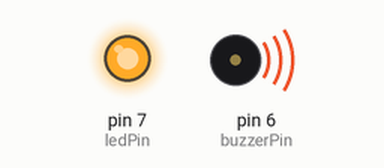
A sketch run on a simulated Arduino Uno, built with avr-gcc and run on an emulated ATmega328P. On the bench: output pins drawn as LEDs (lit = HIGH), buzzer (waves = sounding).

Above: at 0.15 s.
At 13.1 s:
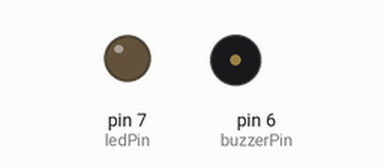
Timing chart, 0 to 15.9 s (numbered marks = the images above):
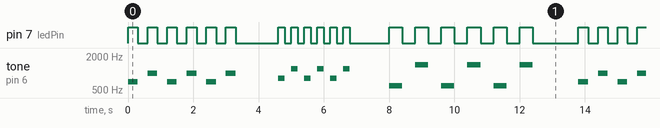

The sketch:

3_Buzzer_ve_LED.ino
```cpp
const int buzzerPin = 6;
const int ledPin = 7;

void setup() {
  pinMode(ledPin, OUTPUT);
}

void loop() {

  // 1. Siren Kombinasyonu
  for (int i = 0; i < 3; i++) {
    digitalWrite(ledPin, HIGH);
    tone(buzzerPin, 700);
    delay(300);

    digitalWrite(ledPin, LOW);
    noTone(buzzerPin);
    delay(300);

    digitalWrite(ledPin, HIGH);
    tone(buzzerPin, 1000);
    delay(300);

    digitalWrite(ledPin, LOW);
    noTone(buzzerPin);
    delay(300);
  }

  delay(1000);

  // 2. Siren Kombinasyonu
  for (int i = 0; i < 3; i++) {
    digitalWrite(ledPin, HIGH);
    tone(buzzerPin, 800);
    delay(200);

    digitalWrite(ledPin, LOW);
    noTone(buzzerPin);
    delay(200);

    digitalWrite(ledPin, HIGH);
    tone(buzzerPin, 1200);
    delay(200);

    digitalWrite(ledPin, LOW);
    noTone(buzzerPin);
    delay(200);
  }

  delay(1000);

  // 3. Siren Kombinasyonu
  for (int i = 0; i < 3; i++) {
    digitalWrite(ledPin, HIGH);
    tone(buzzerPin, 600);
    delay(400);

    digitalWrite(ledPin, LOW);
    noTone(buzzerPin);
    delay(400);

    digitalWrite(ledPin, HIGH);
    tone(buzzerPin, 1400);
    delay(400);

    digitalWrite(ledPin, LOW);
    noTone(buzzerPin);
    delay(400);
  }

  delay(1000);
}
```

Measured:
- by itself, pin 7 (ledPin): moves between LOW and HIGH, repeating every 13.8 s
- by itself, tone on pin 6 (buzzerPin): plays 700 Hz for 0.30 s, 1000 Hz for 0.30 s, 700 Hz for 0.30 s, 1000 Hz for 0.30 s, 700 Hz for 0.30 s, 1000 Hz for 0.30 s … (171 notes in this stretch)
